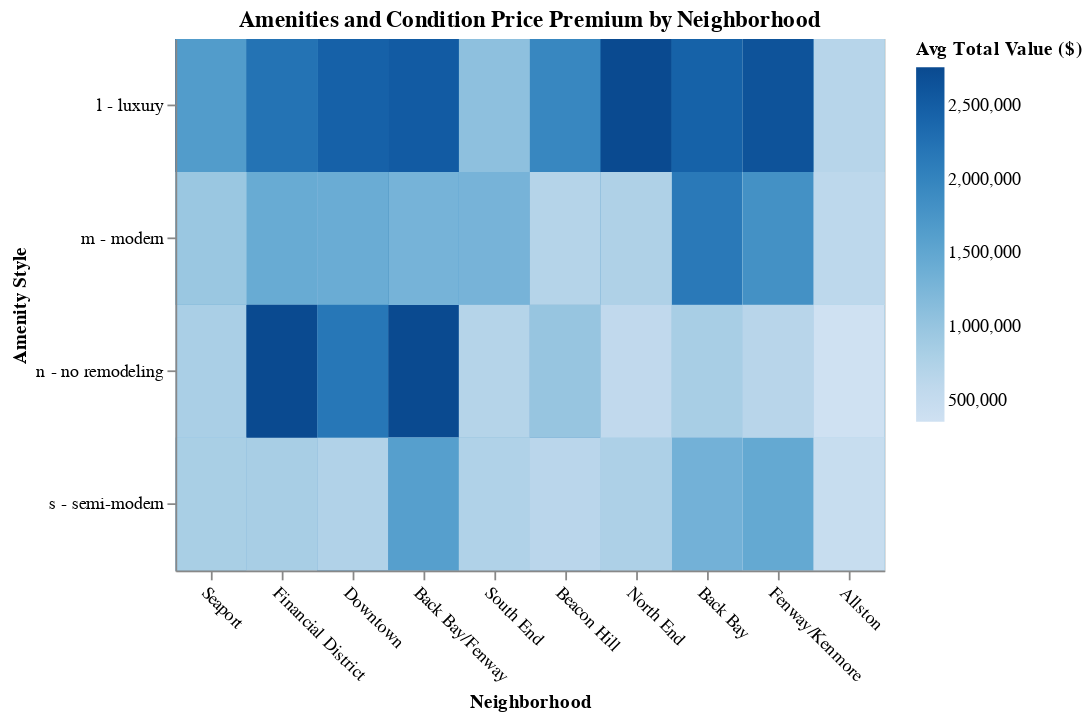

Notebook source saved alongside this figure:
### Code cell
# Create heatmap
heatmap = alt.Chart(df_agg).mark_rect().encode(
    x=alt.X('NEIGHBORHOOD:N', title='Neighborhood', sort='-color', axis=alt.Axis(labelAngle=45)),  
    y=alt.Y('Y_VAR:N', title='Amenity Style'), 
    color=alt.Color('TOTAL_VALUE:Q', title='Avg Total Value ($)', scale=alt.Scale(scheme='blues'), legend=alt.Legend(format=',.0f')),
    tooltip=[
        alt.Tooltip('NEIGHBORHOOD:N', title='Neighborhood'),
        alt.Tooltip('OVERALL_COND:N', title='Overall Condition'),  
        alt.Tooltip('Y_VAR:N', title='Amenity Style'),  
        alt.Tooltip('Y_VAR_TYPE:N', title='Amenity Type'),
        alt.Tooltip('TOTAL_VALUE:Q', title='Avg Total Value ($)', format=',.0f')
    ]
).properties(
    width=400,
    height=300,
    title='Amenities and Condition Price Premium by Neighborhood'
).add_params(
    condition_selection,
    y_var_selection
).transform_filter(
    condition_selection & y_var_selection  
).interactive()

# Save the chart
heatmap.save('amenities_condition_price_premium.html')
heatmap

### Figure 1 — Vega-Lite specification as saved in the notebook (floating-point values rounded to 4 significant figures; data arrays with more than 128 entries replaced by an {"elided": "..."} marker saying what was removed)
{"config": {"view": {"continuousWidth": 300, "continuousHeight": 300}}, "data": {"name": "data-c35fdd077cb74c576ec8f81b3f5b487d"}, "mark": {"type": "rect"}, "encoding": {"color": {"field": "TOTAL_VALUE", "legend": {"format": ",.0f"}, "scale": {"scheme": "blues"}, "title": "Avg Total Value ($)", "type": "quantitative"}, "tooltip": [{"field": "NEIGHBORHOOD", "title": "Neighborhood", "type": "nominal"}, {"field": "OVERALL_COND", "title": "Overall Condition", "type": "nominal"}, {"field": "Y_VAR", "title": "Amenity Style", "type": "nominal"}, {"field": "Y_VAR_TYPE", "title": "Amenity Type", "type": "nominal"}, {"field": "TOTAL_VALUE", "format": ",.0f", "title": "Avg Total Value ($)", "type": "quantitative"}], "x": {"axis": {"labelAngle": 45}, "field": "NEIGHBORHOOD", "sort": "-color", "title": "Neighborhood", "type": "nominal"}, "y": {"field": "Y_VAR", "title": "Amenity Style", "type": "nominal"}}, "height": 300, "params": [{"name": "param_9", "select": {"type": "point", "fields": ["OVERALL_COND"]}, "bind": {"input": "select", "options": ["a - average", "e - excellent", "f - fair", "g - good", "p - poor", "unknown", "ex - excellent", "vg - very good"], "labels": ["a - average", "e - excellent", "f - fair", "g - good", "p - poor", "unknown", "ex - excellent", "vg - very good"], "name": "Overall Condition: "}}, {"name": "param_10", "select": {"type": "point", "fields": ["Y_VAR_TYPE"]}, "bind": {"input": "select", "options": ["Kitchen Style", "Bathroom Style"], "name": "Style Category: "}}, {"name": "param_11", "select": {"type": "interval", "encodings": ["x", "y"]}, "bind": "scales"}], "title": "Amenities and Condition Price Premium by Neighborhood", "transform": [{"filter": {"and": [{"param": "param_9"}, {"param": "param_10"}]}}], "width": 400, "$schema": "https://vega.github.io/schema/vega-lite/v5.20.1.json", "datasets": {"data-c35fdd077cb74c576ec8f81b3f5b487d": {"elided": "349 records"}}}
